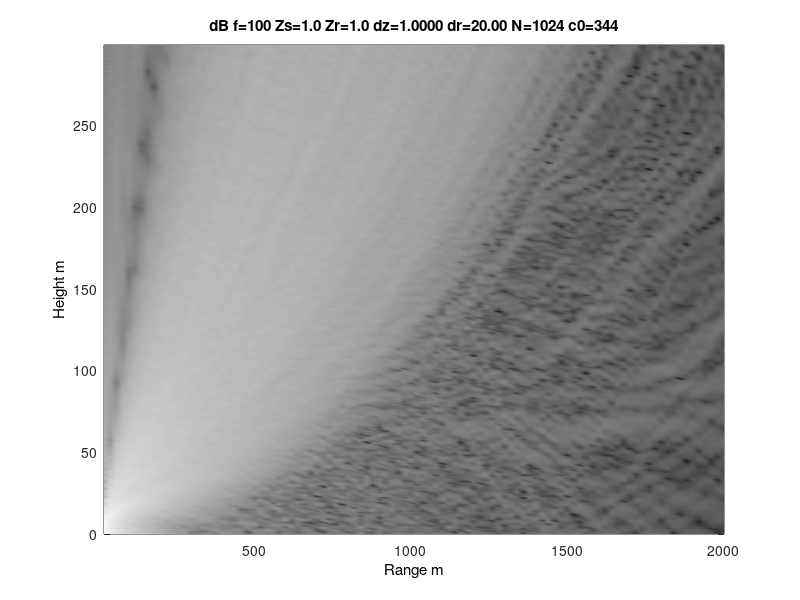

This figure's MATLAB source:
% GFPE by Dave Swanson, May 29, 1997
% benchmark agreement confirmed...finally!
% k-space integration for surface wave
% ref: Gilbert & Di, JASA 94(4), Oct 1993

j=sqrt(-1);
t_start=cputime;

f = 100;	% frequency in Hz
dr=20;		% range step
rmax=2000;	% max down range
zs=1;		% source height  
zr=1;		% receiver height
c0=344.;		% base sound speed
lambda=c0/f;

cturblev=0.01;
%cturblev=0.0;

npts=1024;	% set npts and zmax
zmax=1024;	% height in m

zattn=300;
nattn=fix(npts*zattn/zmax);

%Zg = 38.79 + j*38.41; 	% @ 10 Hz
Zg = 12.81 + j*11.62;   % 4-parm @ 100Hz, Attenborough, JSV 99
%Zg = 5.96+j*2.46;		% @ 1kHz

% dr/dz > about 80 for good results

dz=zmax/npts;

drdz=dr/dz
lambdz=lambda/dz

dk=2*pi/npts;

Nrech=fix(zr/dz)+1;	% n offset of reciever height

Nr=round(rmax/dr);	%number of range steps
r=dr:dr:Nr*dr;

z=0:dz:zmax-dz;
kp=0:dk:2*pi-dk;
kp=kp./dz;		% needed for Nyquist scaled physical wavenumber

kb=zeros(size(kp));
oz=ones(size(z));	% z is npts long - same as kp

cz=zeros(size(z));
%cz=c0.*oz + z./10;		% ken's downward profile
cz=c0.*oz - z./10;		% ken's upward profile
%cz=c0.*oz;				% constant profile
%for n=1:npts,			% down-up-constant profile
%	if z(n) <= 100
%		cz(n)=c0+z(n)/10;
%	elseif z(n) <= 300
%		cz(n)=c0+10-(z(n)-100)/10;
%	elseif z(n) > 300
%		cz(n)=cz(n-1);
%	end;
%end;

kr = 2*pi*f/c0;			% kr is constant with range
beta = kr/Zg;			% surface wavenumber
beta_np2=beta*ones([1 npts/2]);

kb(1:npts/2)=kp(1:npts/2) - beta_np2;
for i=npts:-1:npts/2+1,
	kb(i)=(i-npts-1)*dk/dz - beta; % -k space
end;

kz=(2*pi*f)./cz;

% Gaussian starting field at r = 0

psi0=sqrt(kr/2).*(exp(-((.5*kr).*(z-zs.*oz)).^2) + ...
	((Zg-1)/(Zg+1)).*exp(-((.5*kr).*(z+zs.*oz)).^2));

% Since Zg, c0, and kr are constant with range we can compute
% a few vectors only once

Rkp=zeros([1 npts]);
Rkpm=zeros([1 npts]);
dk2=zeros([1 npts]);

Rkp=(kp-beta.*oz)./(kp+beta.*oz);	% reflection factors
Rkpm=(-kp-beta.*oz)./(-kp+beta.*oz); % -k ref factor

%dk2=kz.^2-(kr^2).*oz;			% wave number variation
%e_vari=exp(j.*dr.*dk2./(2*kr));

% k-delta sq now includes attn layer
e_vari=zeros([1 npts]);
alpha=zeros([1 npts]);
top=dz*npts/2;
for n=1:npts/2,
	if n > nattn
		alpha(n)=(z(n)-zattn)/(top-zattn);
		alpha(n)=alpha(n)^2;
	end;
	k1=kz(n)+j*alpha(n);
	Carg=j*dr*(k1*k1-kr*kr)/(2*kr);	% dk2...w/alpha
	e_vari(n)=exp(Carg);
end;
e_vari(npts/2+1:npts)=zeros([1 npts/2]);  % zero pad

%
% Here are the wave number filters
%
e_step=exp( (j*dr).*(sqrt((kr^2).*oz - kp.^2)-kr.*oz) );
e_step_b=exp(j*dr*(sqrt(kr^2 - beta^2)-kr));
e_jbz=exp(-j.*beta.*z);

% now fill a npts high by Nr wide grid

psi=zeros([1 npts]);
psif=zeros([1 npts]);
u=zeros([1 npts]);
psi_temp=zeros([1 npts]);
P_grid=zeros([nattn Nr]);

t_init=cputime;

psi=psi0;		% starting field at r=0

cturb=zeros(size(e_vari));

for nr=1:Nr,

	psi(1)=.5*psi(1);		% trap integration
	psif=fft(psi);			% FFT

	T=0;
	for i=1:npts/4,			% k-space integration
		T = psif(i)/kb(i) + psif(npts-i+1)/kb(npts-i+1) +T;
	end;
	B=(-dk*2*beta*T*e_step_b/(2*pi)).*e_jbz;  % ifft 

	u=zeros(size(psif));
	for n=2:npts/2,			% Xio Shuffle
		t1=psif(n);
		t2=psif(npts+2-n);
		u(n)=(t1 + t2*Rkp(n)).*e_step(n);
		u(npts+2-n)=(t2 + t1*Rkpm(n)).*e_step(n);
	end;
	u(1)=psif(1)*(1 + Rkp(1)).*e_step(1);
	u(npts/2+1)=psif(npts/2+1)*(1 + Rkp(npts/2+1)).*e_step(npts/2+1);

	A=ifft(u);				% i FFT	

	cturb=exp(j.*pi.*cturblev.*randn(size(e_vari)));								
	psi_temp=cturb.*e_vari.*(A + B);	% direct & reflected summed

	P_grid(1:nattn,nr)=psi_temp(1:nattn).'./sqrt(r(nr));

	psi=psi_temp;					% get fft's ready for next loop

end;

[X Y] = meshgrid(r,z(1:nattn));

figure(1);

pcolor(X,Y, 20.*log10(abs(P_grid(1:nattn,:))));
colormap gray;
shading interp;
ylabel('Height m','color','k');
xlabel('Range m','color','k');
title_bufdB=sprintf('dB f=%.f Zs=%.1f Zr=%.1f dz=%.4f dr=%.2f N=%d c0=%.f',f,zs,zr,dz,dr,npts,c0);
title(title_bufdB,'color','k');

